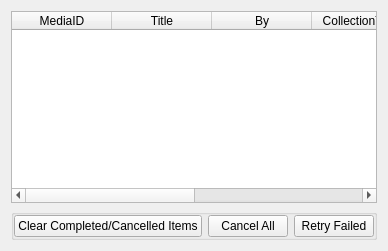
      <widget class="QWidget" name="downloads">
       <attribute name="title">
        <string>Downloads</string>
       </attribute>
       <layout class="QVBoxLayout" name="verticalLayout_5">
        <item>
         <widget class="QTableWidget" name="tbl_dl_progress">
          <property name="editTriggers">
           <set>QAbstractItemView::NoEditTriggers</set>
          </property>
          <property name="selectionMode">
           <enum>QAbstractItemView::SingleSelection</enum>
          </property>
          <property name="selectionBehavior">
           <enum>QAbstractItemView::SelectRows</enum>
          </property>
          <property name="sortingEnabled">
           <bool>false</bool>
          </property>
          <attribute name="horizontalHeaderStretchLastSection">
           <bool>true</bool>
          </attribute>
          <column>
           <property name="text">
            <string>MediaID</string>
           </property>
          </column>
          <column>
           <property name="text">
            <string>Title</string>
           </property>
          </column>
          <column>
           <property name="text">
            <string>By</string>
           </property>
          </column>
          <column>
           <property name="text">
            <string>CollectionType</string>
           </property>
          </column>
          <column>
           <property name="text">
            <string>Status</string>
           </property>
          </column>
          <column>
           <property name="text">
            <string>Progress</string>
           </property>
          </column>
         </widget>
        </item>
        <item>
         <widget class="QGroupBox" name="groupBox_29">
          <property name="minimumSize">
           <size>
            <width>0</width>
            <height>0</height>
           </size>
          </property>
          <property name="title">
           <string/>
          </property>
          <property name="flat">
           <bool>true</bool>
          </property>
          <layout class="QHBoxLayout" name="horizontalLayout_27">
           <property name="leftMargin">
            <number>0</number>
           </property>
           <property name="topMargin">
            <number>0</number>
           </property>
           <property name="rightMargin">
            <number>0</number>
           </property>
           <property name="bottomMargin">
            <number>0</number>
           </property>
           <item>
            <widget class="QPushButton" name="btn_progress_clear_complete">
             <property name="text">
              <string>Clear Completed/Cancelled Items</string>
             </property>
            </widget>
           </item>
           <item>
            <widget class="QPushButton" name="btn_progress_cancel_all">
             <property name="text">
              <string>Cancel All</string>
             </property>
            </widget>
           </item>
           <item>
            <widget class="QPushButton" name="btn_progress_retry_all">
             <property name="text">
              <string>Retry Failed</string>
             </property>
            </widget>
           </item>
          </layout>
         </widget>
        </item>
       </layout>
      </widget>
